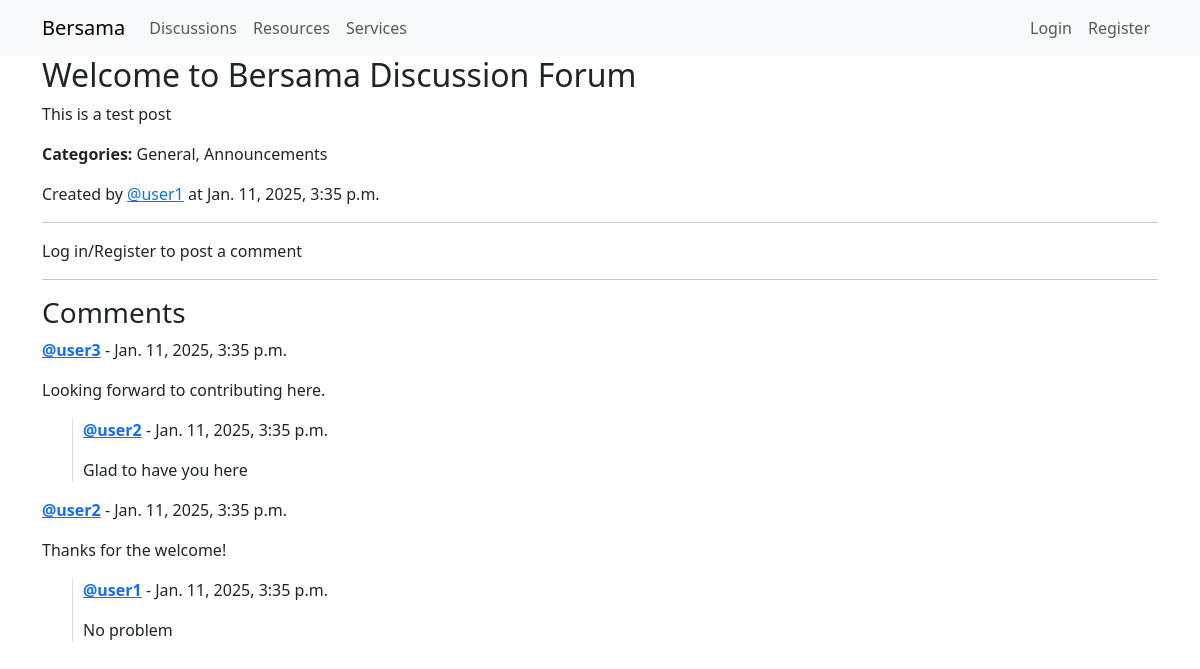
/discussions/1/, run on the app's committed database.
### discussion/models.py (models this page shows, shortened)
class Discussion(models.Model):
    title = models.CharField(max_length=200)
    content = models.TextField()
    author = models.ForeignKey(User, on_delete=models.CASCADE)
    categories = models.ManyToManyField(DiscussionCategory, related_name='discussions')
    created_at = models.DateTimeField(auto_now_add=True)

class DiscussionCategory(models.Model):
    name = models.CharField(max_length=50, unique=True)

class DiscussionComment(models.Model):
    post = models.ForeignKey(Discussion, on_delete=models.CASCADE, related_name='comments')
    author = models.ForeignKey(User, on_delete=models.CASCADE)
    content = models.TextField()
    parent = models.ForeignKey('self', null=True, blank=True, on_delete=models.CASCADE, related_name='replies')
    created_at = models.DateTimeField(auto_now_add=True)

### discussion/views.py (the view, shortened to what this page needs)
# urls.py: path('discussions/<int:pk>/', views.discussion_detail, name='discussion_detail'),
def discussion_detail(request, pk):
    discussion = get_object_or_404(Discussion, pk=pk)
    comments = discussion.comments.filter(parent=None).order_by('-created_at')  # Top-level comments
    form = DiscussionCommentForm()
    context = {
        'discussion': discussion,
        'comments': comments,
        'form': form,
    }
    return render(request, 'discussion_detail.html', context)

### home/templates/discussion_detail.html
{% extends 'base.html' %}
{% block content %}
<h2>{{ discussion.title }}</h2>
<p>{{ discussion.content }}</p>
<p><strong>Categories:</strong>
    {% for category in discussion.categories.all %}
        <span>{{ category.name }}{% if not forloop.last %}, {% endif %}</span>
    {% endfor %}
</p>
<p>Created by <a href="{% url 'profile' discussion.author.username %}">@{{ discussion.author.username }}</a> at {{ discussion.created_at }}</p>
<hr>
{% if user.is_authenticated %}
<h3>Post a Comment</h3>
<form method="POST">
    {% csrf_token %}
    {{ form.as_p }}
    <button type="submit" class="btn btn-primary">Submit</button>
</form>
{% else %}
Log in/Register to post a comment
{% endif %}
<hr>
<h3>Comments</h3>
{% for comment in comments %}
    {% include 'comment.html' with comment=comment form=form %}
{% empty %}
    <p>No comments yet. Be the first to comment!</p>
{% endfor %}
{% endblock %}

### home/templates/comment.html (shortened to what this page needs)
<div style="margin-bottom: 15px;">
    <p><a href="{% url 'profile' comment.author.username %}"><strong>@{{ comment.author }}</strong></a> - {{ comment.created_at }}</p>
    <p>{{ comment.content }}</p>
    {% if comment.replies.all %}
        <div style="margin-left: 30px; border-left: 1px solid #ddd; padding-left: 10px;">
            {% for reply in comment.replies.all %}
                {% include 'comment.html' with comment=reply form=form %}
            {% endfor %}
        </div>
    {% endif %}
</div>

### data on the page
Discussion: title "Welcome to Bersama Discussion Forum", content "This is a test post", author.username "user1", created_at "Jan. 11, 2025, 3:35 p.m."
DiscussionCategory: name "General"
DiscussionCategory: name "Announcements"
DiscussionComment: author "user3", created_at "Jan. 11, 2025, 3:35 p.m.", content "Looking forward to contributing here."
DiscussionComment: author "user2", created_at "Jan. 11, 2025, 3:35 p.m.", content "Glad to have you here"
DiscussionComment: author "user2", created_at "Jan. 11, 2025, 3:35 p.m.", content "Thanks for the welcome!"
DiscussionComment: author "user1", created_at "Jan. 11, 2025, 3:35 p.m.", content "No problem"
